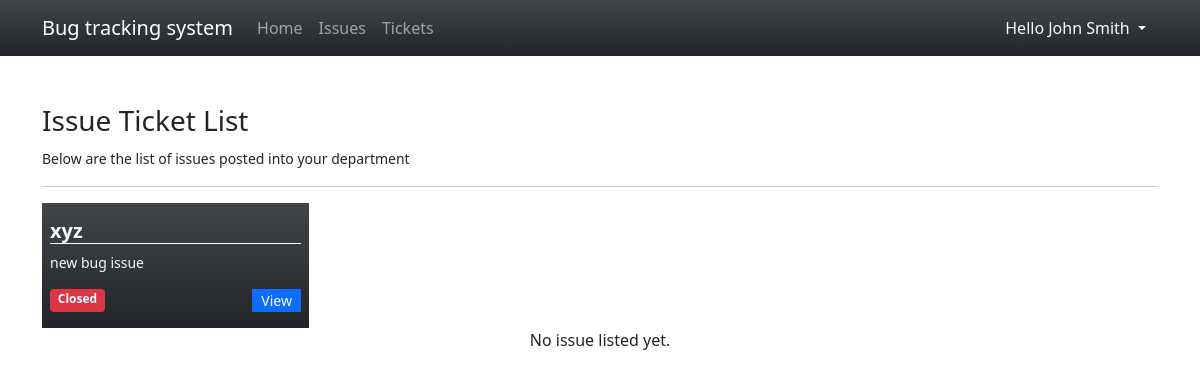
Page /?page=tickets (signed in) on the committed database.
### tables this page shows
CREATE TABLE issue_list (
            `issue_id` INTEGER PRIMARY KEY AUTOINCREMENT,
            `title` TEXT NOT NULL,
            `description` TEXT NOT NULL,
            `department_id` INTEGER NOT NULL,
            `user_id` INTEGER NOT NULL,
            `status` INTEGER NOT NULL DEFAULT 0,
            `date_created` TIMESTAMP DEFAULT CURRENT_TIMESTAMP,
            `date_updated` TIMESTAMP NULL
        );

### tickets.php (the view, shortened to what this page needs)
<h3>Issue Ticket List</h3>
<small>Below are the list of issues posted into your department</small>
<hr>
<div class="row gx-3 row-cols-4">
    <?php
        $sql = "SELECT i.*,u.fullname, d.name from issue_list i inner join department_list d on i.department_id = d.rowid inner join user_list u on i.user_id = u.user_id where i.department_id = '{$_SESSION['department_id']}' ORDER BY i.`status` asc, strftime('%s', i.date_created) desc";
        $qry = $conn->query($sql);
        while($row = $qry->fetchArray()):
    ?>
    <div class="col">
        <div class="w-100 bg-dark text-light bg-gradient opcaity-70 py-3 px-2">
            <h5 class="truncate-1 border-bottom border-light" title="<?php echo $row['title'] ?>"><b><?php echo $row['title'] ?></b></h5>
            <small class="truncate-3">
            <?php
                echo $row['description'];
            ?>
            </small>
            <div class="w-100 d-flex justify-content-between align-items-middle mt-3">
                <?php
                if($row['status'] == 0 ){
                    echo "<span class='w-auto badge bg-success'>Open</span>";
                }else{
                    echo "<span class='w-auto badge bg-danger'>Closed</span>";
                }
                ?>
                <a class="btn btn-sm btn-primary col-auto py-0 rounded-0" href="./?page=view_issue&id=<?php echo md5($row['issue_id']) ?>">View</a>
            </div>
        </div>
    </div>
    <?php endwhile; ?>
</div>
<?php if(!$qry->fetchArray()): ?>
<div class="w-100 text-center">No issue listed yet.</div>
<?php endif; ?>

### index.php (style rules this page uses)
.truncate-1 { overflow: hidden; text-overflow: ellipsis; display: -webkit-box; -webkit-line-clamp: 1; -webkit-box-orient: vertical; }
.truncate-3 { overflow: hidden; text-overflow: ellipsis; display: -webkit-box; -webkit-line-clamp: 3; -webkit-box-orient: vertical; }

### rows in the picture
issue_list: title "xyz", description "new bug issue", status "Closed"

### other values in the picture
$_SESSION['fullname'] "John Smith"
